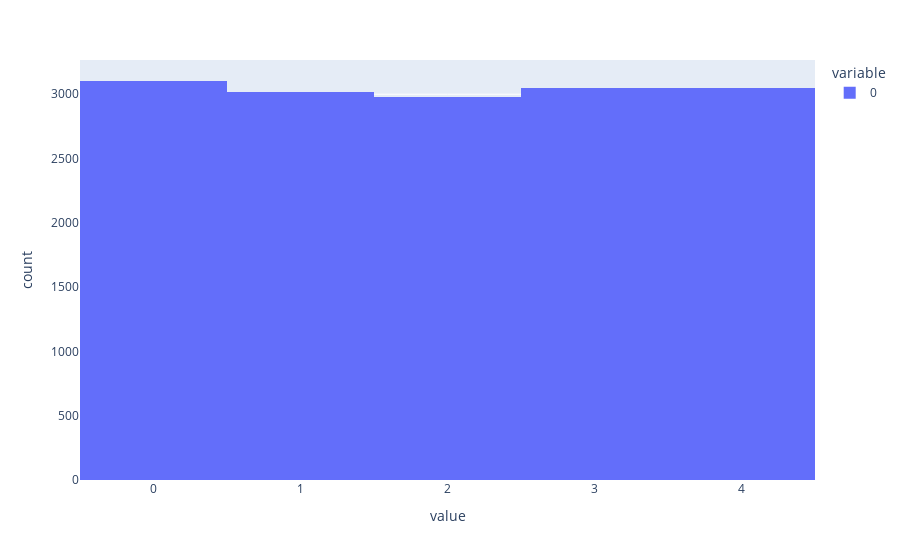

Notebook code for this chart:
### Code cell
px.histogram(semgravidade[:,-3])

### Figure 1 — Plotly figure (JSON) as saved in the notebook; plotly's stock layout.template omitted (floating-point values rounded to 4 significant figures; data arrays with more than 128 entries replaced by an {"elided": "..."} marker saying what was removed)
{"data": [{"alignmentgroup": "True", "bingroup": "x", "hovertemplate": "variable=0<br>value=%{x}<br>count=%{y}<extra></extra>", "legendgroup": "0", "marker": {"color": "#636efa", "pattern": {"shape": ""}}, "name": "0", "offsetgroup": "0", "orientation": "v", "showlegend": true, "type": "histogram", "x": {"elided": "15196 int values"}, "xaxis": "x", "yaxis": "y"}], "layout": {"barmode": "relative", "legend": {"title": {"text": "variable"}, "tracegroupgap": 0}, "margin": {"t": 60}, "xaxis": {"anchor": "y", "domain": [0, 1], "title": {"text": "value"}}, "yaxis": {"anchor": "x", "domain": [0, 1], "title": {"text": "count"}}}}
